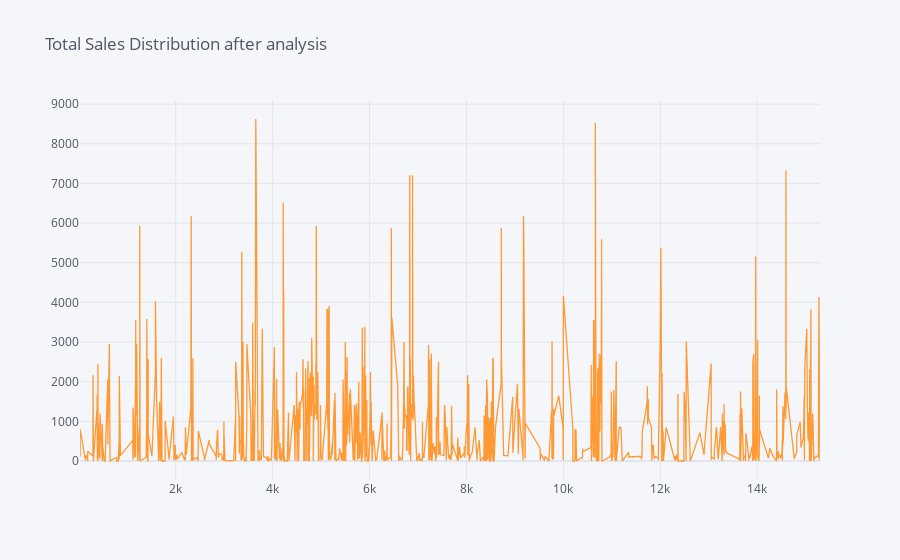

Source (notebook cell):
### Code cell
sales.total.iplot(kind='scatter',title='Total Sales Distribution after analysis')

### Figure 1 — Plotly figure (JSON) as saved in the notebook; plotly's stock layout.template omitted (floating-point values rounded to 4 significant figures; data arrays with more than 128 entries replaced by an {"elided": "..."} marker saying what was removed)
{"data": [{"line": {"color": "rgba(255, 153, 51, 1.0)", "dash": "solid", "shape": "linear", "width": 1.3}, "mode": "lines", "name": "total", "text": "", "type": "scatter", "x": {"elided": "1977 int values"}, "y": {"elided": "1977 float values"}}], "layout": {"legend": {"bgcolor": "#F5F6F9", "font": {"color": "#4D5663"}}, "paper_bgcolor": "#F5F6F9", "plot_bgcolor": "#F5F6F9", "title": {"font": {"color": "#4D5663"}, "text": "Total Sales Distribution after analysis"}, "xaxis": {"gridcolor": "#E1E5ED", "showgrid": true, "tickfont": {"color": "#4D5663"}, "title": {"font": {"color": "#4D5663"}, "text": ""}, "zerolinecolor": "#E1E5ED"}, "yaxis": {"gridcolor": "#E1E5ED", "showgrid": true, "tickfont": {"color": "#4D5663"}, "title": {"font": {"color": "#4D5663"}, "text": ""}, "zerolinecolor": "#E1E5ED"}}}
